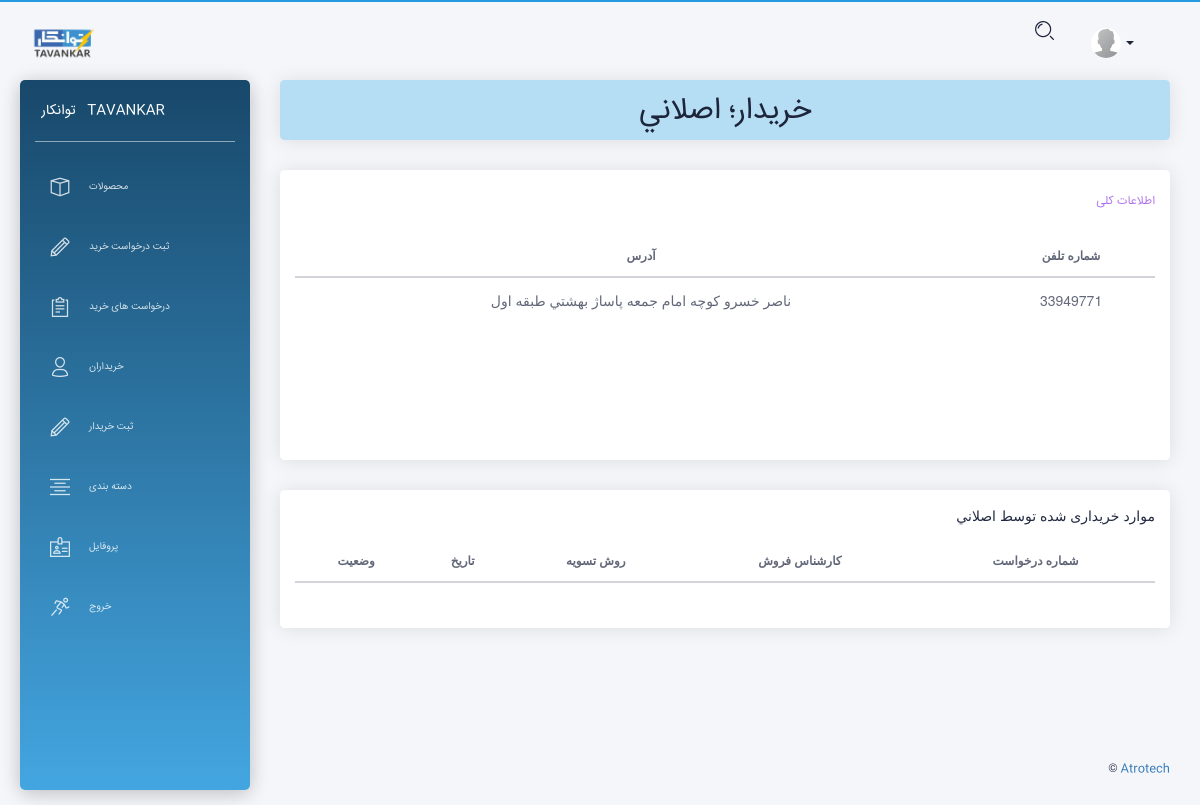
The app's page /buyer_detail/7/ (signed in), older data.
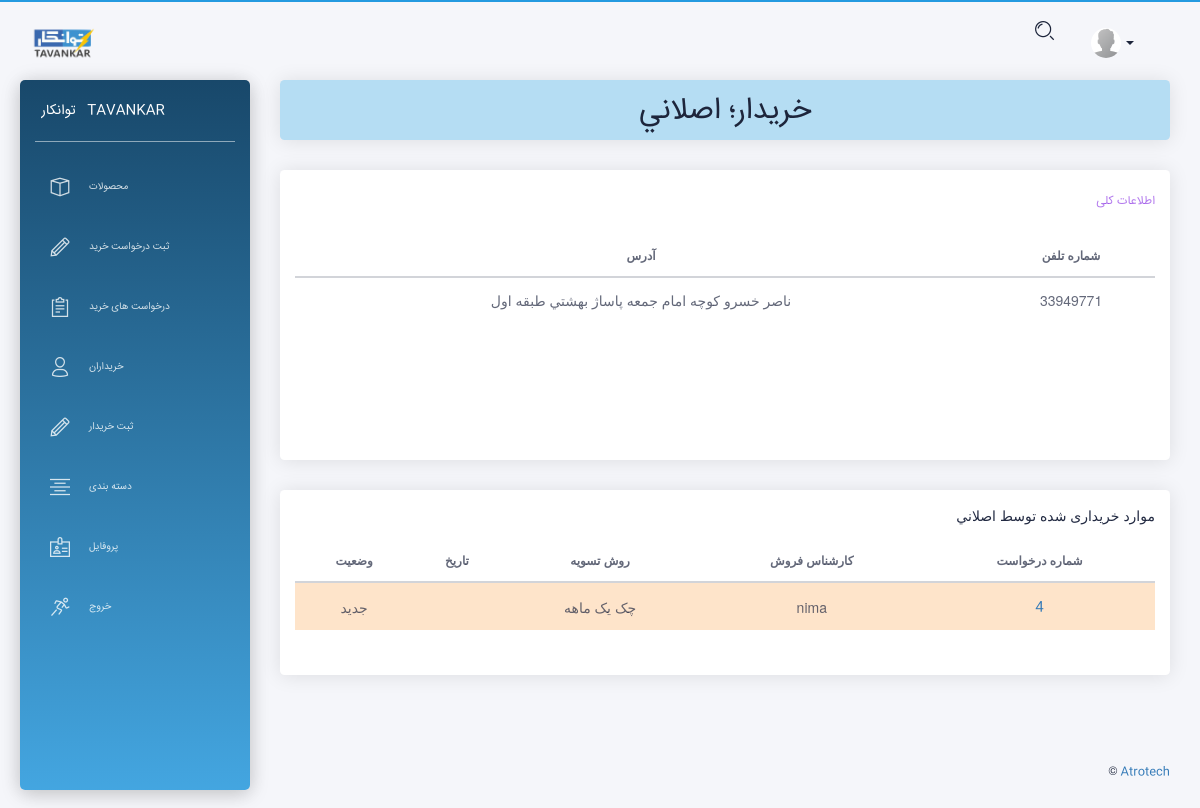
The same page, newer data.
### app/models.py (models this page shows, shortened)
class Purchase_request(models.Model):
    user = models.ForeignKey(User, on_delete=models.CASCADE,verbose_name = "کارشناس فروش")
    buyer = models.ForeignKey(Buyers ,on_delete=models.CASCADE, verbose_name = "خریدار")
    description=models.TextField(max_length=1000, null=True, blank=True, verbose_name = "توضیحات")
    CHOICES1 = ( ('نقدی پای بار','نقدی پای بار'), ('چک یک ماهه','چک یک ماهه'), ('چک دو ماهه','چک دو ماهه'), ('چک سه ماهه','چک سه ماهه') )
    method = models.CharField(max_length=30,choices=CHOICES1, verbose_name = "روش تسویه")
    discount = models.IntegerField(default='0', verbose_name = "درصد تخفیف" )
    date = jmodels.jDateField(auto_now_add=True, verbose_name = "تاریخ")
    CHOICES2 = ( ('جدید','جدید'), ('برسی شده','برسی شده') )
    status= models.CharField(max_length=20,choices=CHOICES2, default='جدید', verbose_name = "وضعیت")
    def get_absolute_url(self):
        return reverse('app:purchase_request_detail',args=[self.id])
    class Meta:
        verbose_name = "درخواست خرید"
        verbose_name_plural = "درخواست های خرید"

### app/views.py (the view)
# urls.py: path('buyer_detail/<int:id>/',views.buyer_detail,name='buyer_detail'),
@login_required()
def buyer_detail(request, id):
    buyer = get_object_or_404(models.Buyers, id=id)
    buyer_requests = models.Purchase_request.objects.filter(buyer=buyer)
    context = {'buyer':buyer, 'buyer_requests':buyer_requests}
    return render(request, 'buyer_detail.html', context)

### templates/buyer_detail.html (shortened to what this page needs)
{% extends "layouts/base.html" %}
{% block content %}
<div class="row">
  <div class="col-md-12">
    <div class="card card-lavender">
      <div class="card-header">
        <h2 class="card-title" dir="rtl" align="center"> خریدار؛  {{ buyer.name }} </h2>
      </div>
    </div>
  </div>
</div>
<div class="row">
  <div class="col-md-12" dir="rtl" align="right">
    <div class="card card-user">
      <div class="card-header">
        <h6 class="card-title" style="color:#8d39e4ad;"> اطلاعات کلی </h6>
      </div>
      <div class="card-body">
        <table class="table tablesorter text-center" id="">
          <thead class=" text-primary">
            <tr class="bold">
              <th> شماره تلفن </th>
              <th> آدرس </th>
            </tr>
          </thead>
          <tbody>
            <tr>
              <td> {{ buyer.phone_number }} </td>
              <td> {{ buyer.address }} </td>
            </tr>
          </tbody>
        </table>
      </div>
    </div>
  </div>
  <div class="col-md-12">
    <div class="card" align="right" dir="rtl">
      <div class="card-header"> موارد خریداری شده توسط {{ buyer.name }} </div>
      <div class="card-body">
        <div class="table-responsive">
          <table class="table tablesorter text-center" id="">
            <thead class=" text-primary">
              <tr class="bold">
                <th> شماره درخواست </th>
                <th> کارشناس فروش </th>
                <th> روش تسویه </th>
                <th> تاریخ </th>
                <th> وضعیت </th>
              </tr>
            </thead>
            <tbody>
            {% for Purchase_request in buyer_requests %}
              {% if Purchase_request.status == 'جدید' %}
               <tr style="background-color:#f98f223d;">
              {% else %}
               <tr>
              {% endif %}
                <td><a href="{{ Purchase_request.get_absolute_url }}"> {{ Purchase_request.id }} </a></td>
                <td> {{ Purchase_request.user }} </td>
                <td> {{ Purchase_request.method }} </td>
                <td> {{ Purchase_request.date }} </td>
                <td> {{ Purchase_request.status }} </td>
              </tr>
            {% endfor %}
            </tbody>
          </table>
        </div>
      </div>
    </div>
  </div>
</div>
{% endblock content %}

Row changes from the older to the newer data that the page shows:
added Purchase_request: id "4", user "nima", method "چک یک ماهه", status "جدید"
